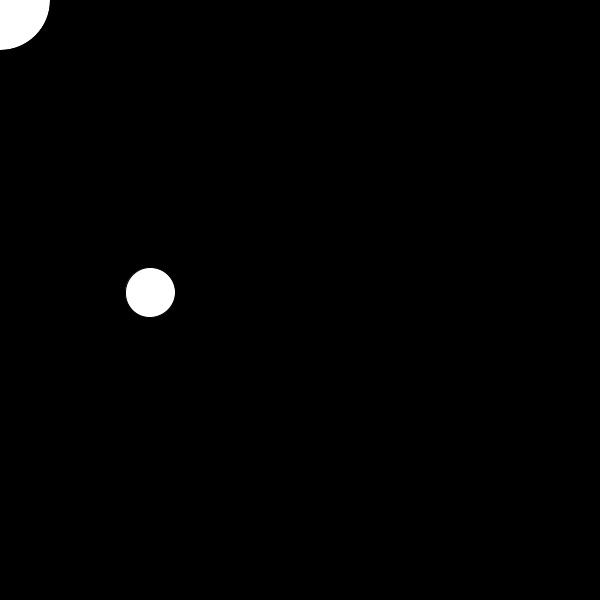
Frame 1 (no input)
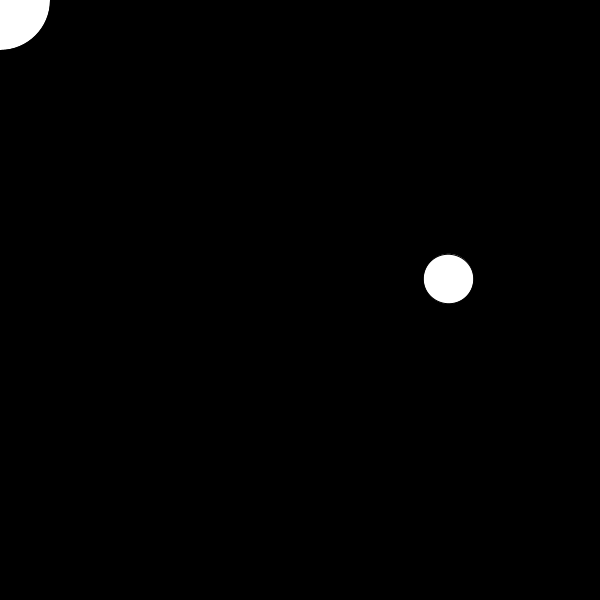
Frame 60 (the mouse pressed at the canvas centre just before this capture)
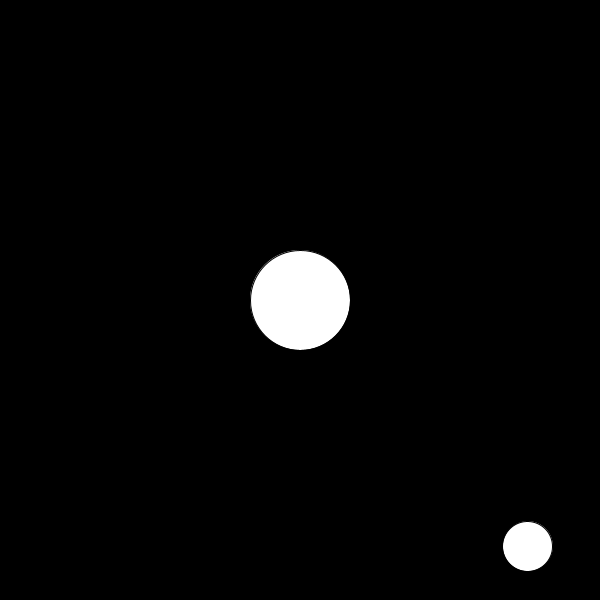
Frame 120 (the mouse held since frame 60 and released just before this capture)

The Processing sketch that drew these frames (run headless with seeded random() and noise(); from frame 60 on, the mouse is pressed at the canvas centre):

// Processing sketch: Question4
// ── Question4.pde
//ran out of time to figure out how to instantiate without turning the elipses into a class

void setup() {
  size(600, 600);
}

void draw() {
  background(0);
  drawSystem(mouseX-150,mouseY,50,50);
}

void drawSystem(float xloc, float yloc, int size, int speed){
  pushMatrix();
  translate(width/2, height/2);
  rotate(frameCount * .05);
  ellipse(xloc, yloc, size, size);
  popMatrix();
  pushMatrix();
  translate(150, 0);
  ellipse(xloc, yloc, size+50, size+50);
  popMatrix();
 
}

void mousePressed(){
drawSystem(mouseX-150,mouseY,50,50);
}
